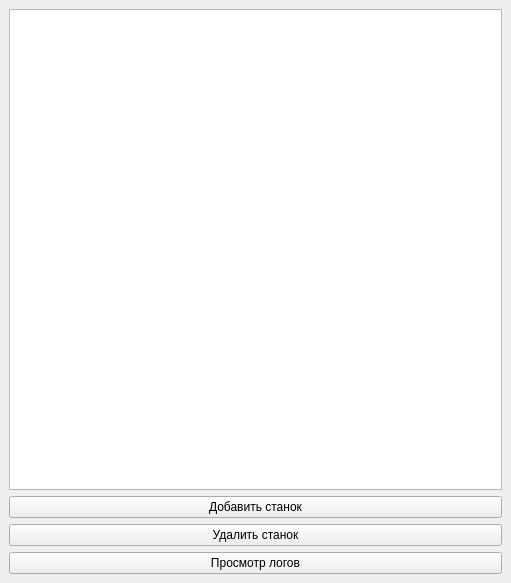
<?xml version="1.0" encoding="UTF-8"?>
<ui version="4.0">
 <class>MainWindow</class>
 <widget class="QMainWindow" name="MainWindow">
  <property name="geometry">
   <rect>
    <x>0</x>
    <y>0</y>
    <width>511</width>
    <height>583</height>
   </rect>
  </property>
  <property name="windowTitle">
   <string>MainWindow</string>
  </property>
  <widget class="QWidget" name="centralwidget">
   <layout class="QGridLayout" name="gridLayout_2">
    <item row="1" column="0">
     <layout class="QGridLayout" name="gridLayout">
      <item row="0" column="0">
       <widget class="QPushButton" name="pushButtonAddMachine">
        <property name="text">
         <string>Добавить станок</string>
        </property>
       </widget>
      </item>
     </layout>
    </item>
    <item row="2" column="0">
     <widget class="QPushButton" name="pushButtonDeleteMachine">
      <property name="text">
       <string>Удалить станок</string>
      </property>
     </widget>
    </item>
    <item row="0" column="0">
     <widget class="QListWidget" name="listWidgetMachines"/>
    </item>
    <item row="3" column="0">
     <widget class="QPushButton" name="pushButtonLogs">
      <property name="text">
       <string>Просмотр логов</string>
      </property>
     </widget>
    </item>
   </layout>
  </widget>
 </widget>
 <resources/>
 <connections/>
</ui>
